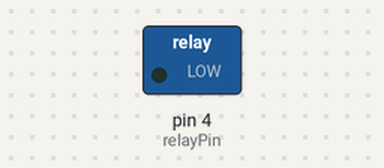
This sketch was run on a simulated Arduino Uno, built with avr-gcc and run on an emulated ATmega328P. Parts: switched loads named in the sketch (green lamp = pin HIGH).

Above: at 1.7 s.
At 6.55 s:
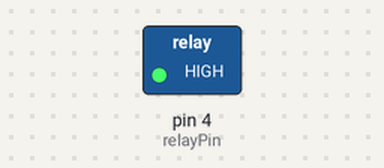
Timing chart, 0 to 7.4 s (numbered marks = the images above):
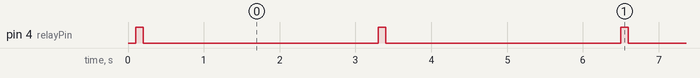

Measured:
- by itself, pin 4 (relayPin): alternates HIGH for 0.10 s and LOW for 3.1 s

The sketch:

relay.ino
```cpp
/*
  Relay
  Prende, espera, apaga, loop

  Relay:
  * connect pin IN to Arduino pin D4
  * connect pin Vcc to Arduino pin 5V
  * connect pin GND to Arduino pin GND
*/

int relayPin = 4;

void setup()
{
  pinMode(relayPin, OUTPUT);
  digitalWrite(relayPin, LOW);
}

void loop()
{
  delay(100);
  digitalWrite(relayPin, HIGH);
  delay(100);
  digitalWrite(relayPin, LOW);
  delay(3000);
}
```
